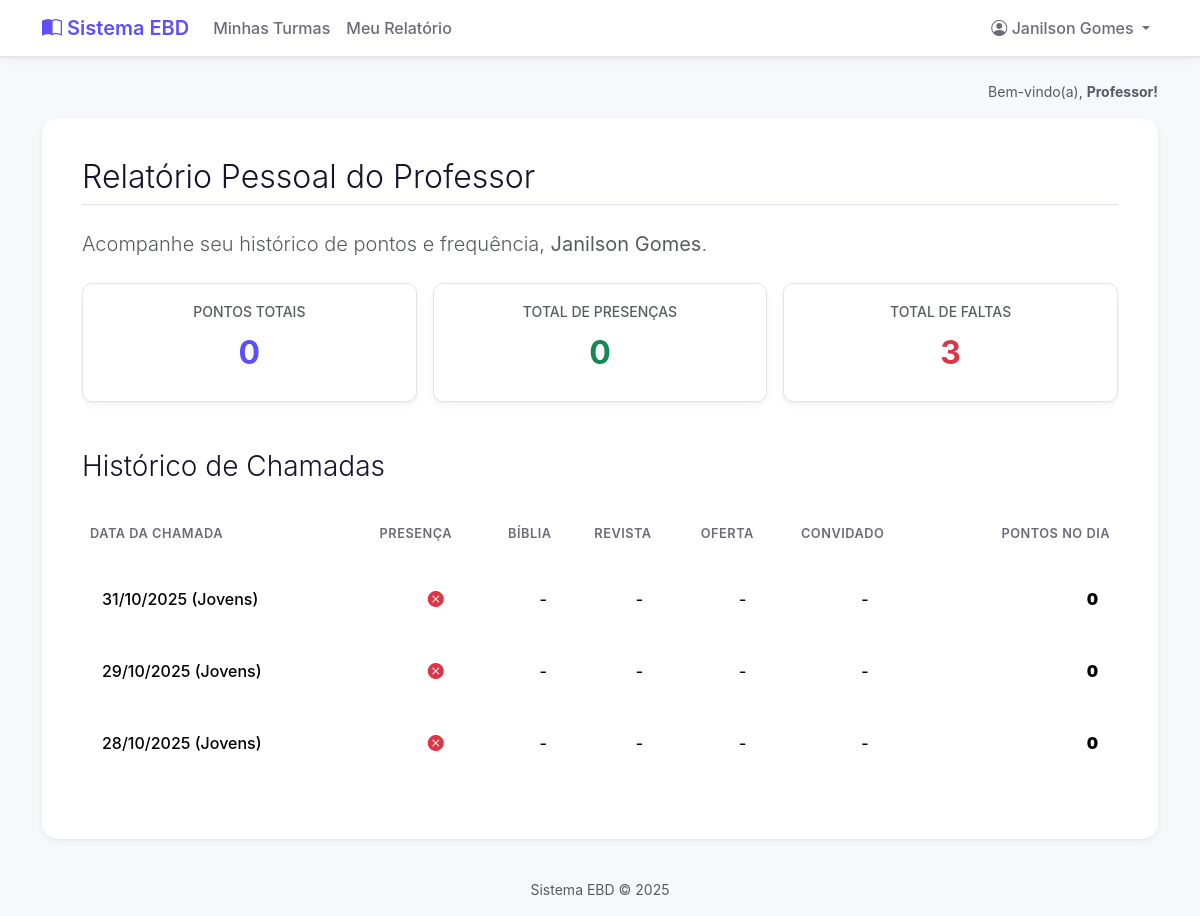
The app's page /meu-relatorio/professor/ (signed in), older data.
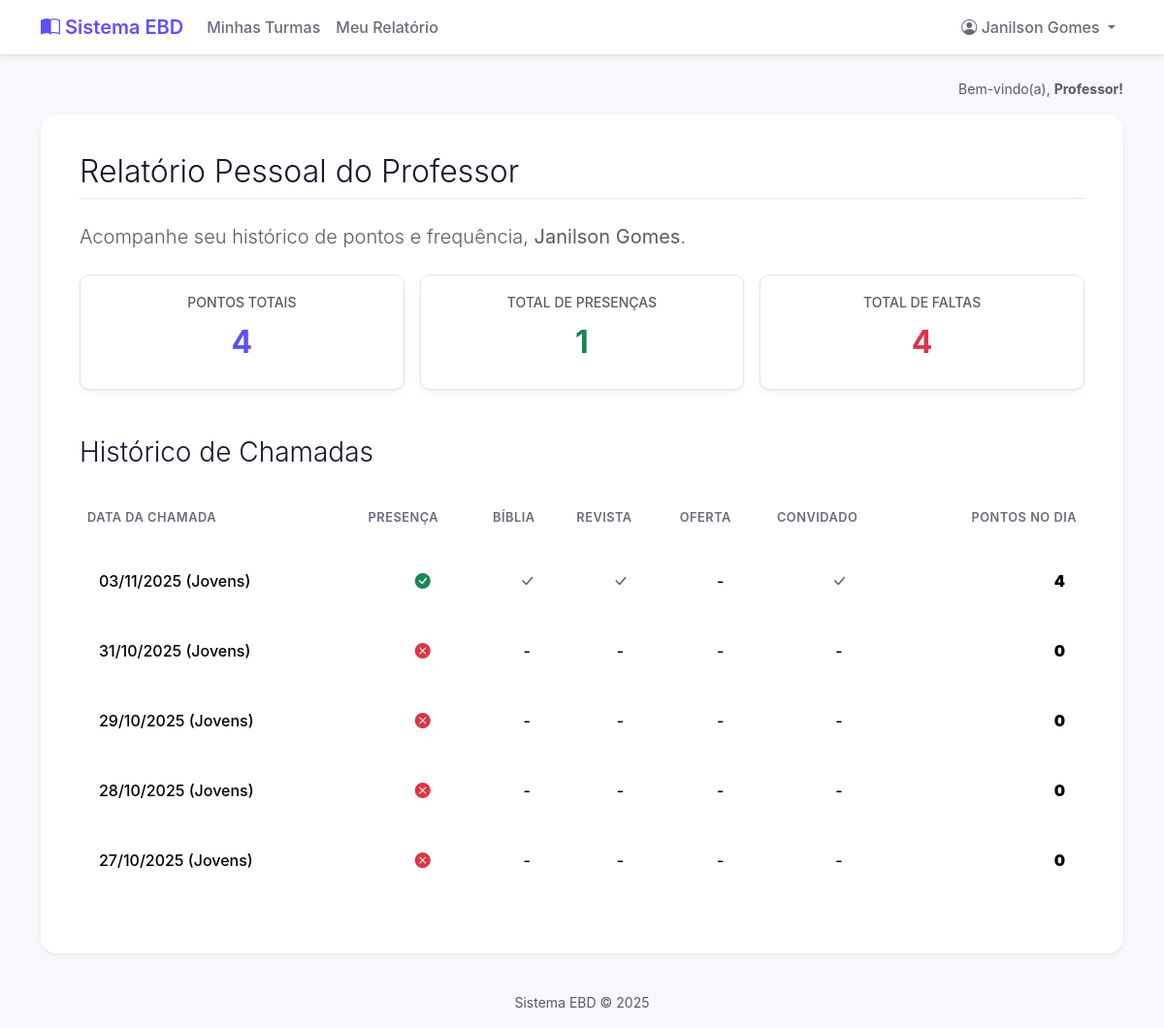
The same page, newer data.
### core/models.py (models this page shows, shortened)
class RegistroChamadaProfessor(models.Model):
    chamada = models.ForeignKey(
        Chamada,
        on_delete=models.CASCADE,
        related_name='registros_de_professor' # Nome do related_name mudou
    )
    professor = models.ForeignKey(
        PerfilProfessor,
        on_delete=models.CASCADE,
        related_name='registros_de_chamada'
    )
    presenca = models.BooleanField(default=False, verbose_name="Presença")
    biblia = models.BooleanField(default=False, verbose_name="Bíblia")
    revista = models.BooleanField(default=False, verbose_name="Revista")
    oferta = models.BooleanField(default=False, verbose_name="Oferta")
    convidado = models.BooleanField(default=False, verbose_name="Convidado")
    pontos_ganhos = models.IntegerField(default=0)
    class Meta:
        unique_together = ('chamada', 'professor')

class Chamada(models.Model):
    turma = models.ForeignKey(Turma, on_delete=models.CASCADE, related_name='chamadas')
    data = models.DateField()
    criado_por = models.ForeignKey(User, on_delete=models.SET_NULL, null=True)
    class Meta:
        unique_together = ('turma', 'data')

class Turma(models.Model):
    nome = models.CharField(max_length=100, unique=True)
    professores = models.ManyToManyField(
        User,
        blank=True, # Uma turma pode, temporariamente, não ter professores
        related_name='turmas_lecionadas',
        limit_choices_to={'groups__name': 'Professores'}
    )

### core/views.py (the view)
# urls.py: path('meu-relatorio/professor/', views.meu_relatorio_professor, name='meu_relatorio_professor'),
@login_required
def meu_relatorio_professor(request):
    permissoes = permissoes_context(request)
    if not permissoes['is_professor']:
        return HttpResponseForbidden("<h1>Acesso Negado</h1><p>Esta página é apenas para professores.</p>")
    try:
        perfil = request.user.perfil_professor
        registros = RegistroChamadaProfessor.objects.filter(professor=perfil).order_by('-chamada__data')
    except PerfilProfessor.DoesNotExist:
        return HttpResponseForbidden("<h1>Erro</h1><p>Seu perfil de professor não foi encontrado.</p>")
    faltas = registros.filter(presenca=False).count()
    presencas = registros.filter(presenca=True).count()
    contexto = {
        'professor': request.user,
        'registros': registros,
        'faltas': faltas,
        'presencas': presencas,
        'pontos_totais': perfil.pontos_totais
    }
    return render(request, 'meu_relatorio_professor.html', contexto)

### core/context_processors.py (called while the page is built)
def permissoes_context(request):
    is_professor = False
    is_aluno = False
    is_supervisor = False
    aluno = None
    if request.user.is_authenticated:
        is_supervisor = request.user.groups.filter(name='Supervisores').exists()
        is_professor = request.user.groups.filter(name='Professores').exists()
        try:
            aluno = request.user.aluno
            is_aluno = True
        except:
            is_aluno = False
    return {
        'is_supervisor': is_supervisor,
        'is_professor': is_professor,
        'is_aluno': is_aluno,
        'aluno_global': aluno,
    }

### templates/meu_relatorio_professor.html (shortened to what this page needs)
{% extends 'base.html' %}
{% block content %}
    <h2 class="fw-light border-bottom pb-2 mb-4">Relatório Pessoal do Professor</h2>
    <p class="lead text-muted mb-4">
        Acompanhe seu histórico de pontos e frequência, <strong>{{ professor.first_name }} {{ professor.last_name }}</strong>.
    </p>
    <div class="row g-3 mb-4">
        <div class="col-md-4">
            <div class="card shadow-sm border-0">
                <div class="card-body text-center p-4">
                    <h6 class="card-subtitle mb-2 text-muted text-uppercase small">Pontos Totais</h6>
                    <p class="card-text fs-2 fw-bold" style="color: var(--cor-primaria);">{{ pontos_totais }}</p>
                </div>
            </div>
        </div>
        <div class="col-md-4">
            <div class="card shadow-sm border-0">
                <div class="card-body text-center p-4">
                    <h6 class="card-subtitle mb-2 text-muted text-uppercase small">Total de Presenças</h6>
                    <p class="card-text fs-2 fw-bold text-success">{{ presencas }}</p>
                </div>
            </div>
        </div>
        <div class="col-md-4">
            <div class="card shadow-sm border-0">
                <div class="card-body text-center p-4">
                    <h6 class="card-subtitle mb-2 text-muted text-uppercase small">Total de Faltas</h6>
                    <p class="card-text fs-2 fw-bold text-danger">{{ faltas }}</p>
                </div>
            </div>
        </div>
    </div>
    <h3 class="fw-light mt-5 mb-4">Histórico de Chamadas</h3>
    <div class="table-responsive">
        <table class="table table-hover align-middle">
            <thead>
                <tr>
                    <th>Data da Chamada</th>
                    <th>Presença</th>
                    <th>Bíblia</th>
                    <th>Revista</th>
                    <th>Oferta</th>
                    <th>Convidado</th>
                    <th class="text-end">Pontos no Dia</th>
                </tr>
            </thead>
            <tbody>
                {% for registro in registros %}
                    <tr>
                        <td>{{ registro.chamada.data|date:"d/m/Y" }} ({{ registro.chamada.turma.nome }})</td>
                        <td class="text-center">{% if registro.presenca %}<i class="bi bi-check-circle-fill text-success"></i>{% else %}<i class="bi bi-x-circle-fill text-danger"></i>{% endif %}</td>
                        <td class="text-center">{% if registro.biblia %}<i class="bi bi-check-lg text-muted"></i>{% else %}-{% endif %}</td>
                        <td class="text-center">{% if registro.revista %}<i class="bi bi-check-lg text-muted"></i>{% else %}-{% endif %}</td>
                        <td class="text-center">{% if registro.oferta %}<i class="bi bi-check-lg text-muted"></i>{% else %}-{% endif %}</td>
                        <td class="text-center">{% if registro.convidado %}<i class="bi bi-check-lg text-muted"></i>{% else %}-{% endif %}</td>
                        <td class="text-end fw-bold"><strong>{{ registro.pontos_ganhos }}</strong></td>
                    </tr>
                {% empty %}
                    <tr>
                        <td colspan="7">Nenhum registro encontrado.</td>
                    </tr>
                {% endfor %}
            </tbody>
        </table>
    </div>
{% endblock %}

Row changes from the older to the newer data that the page shows:
added RegistroChamadaProfessor: chamada.data "03/11/2025", chamada.turma.nome "Jovens", presenca True (drawn), biblia True (drawn), revista True (drawn), convidado True (drawn), pontos_ganhos "4"
added RegistroChamadaProfessor: chamada.data "27/10/2025", chamada.turma.nome "Jovens", presenca False (drawn), pontos_ganhos "0"
Text that changed along with them:
{{ pontos_totais }}: "0" → "4"
{{ presencas }}: "0" → "1"
{{ faltas }}: "3" → "4"
